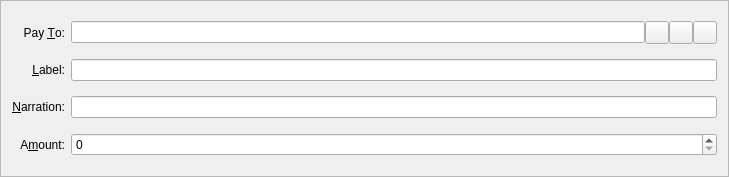
<?xml version="1.0" encoding="UTF-8"?>
<ui version="4.0">
 <class>SendCoinsEntry</class>
 <widget class="QFrame" name="SendCoinsEntry">
  <property name="geometry">
   <rect>
    <x>0</x>
    <y>0</y>
    <width>729</width>
    <height>177</height>
   </rect>
  </property>
  <property name="windowTitle">
   <string>Form</string>
  </property>
  <property name="styleSheet">
   <string notr="true"/>
  </property>
  <property name="frameShape">
   <enum>QFrame::StyledPanel</enum>
  </property>
  <property name="frameShadow">
   <enum>QFrame::Sunken</enum>
  </property>
  <layout class="QGridLayout" name="gridLayout">
   <item row="0" column="0">
    <widget class="QLabel" name="label_2">
     <property name="text">
      <string>Pay &amp;To:</string>
     </property>
     <property name="alignment">
      <set>Qt::AlignRight|Qt::AlignTrailing|Qt::AlignVCenter</set>
     </property>
     <property name="buddy">
      <cstring>payTo</cstring>
     </property>
    </widget>
   </item>
   <item row="0" column="1">
    <layout class="QHBoxLayout" name="payToLayout">
     <property name="spacing">
      <number>0</number>
     </property>
     <item>
      <widget class="QValidatedLineEdit" name="payTo">
       <property name="toolTip">
        <string>The address to send the payment to</string>
       </property>
       <property name="styleSheet">
        <string notr="true"/>
       </property>
       <property name="maxLength">
        <number>102</number>
       </property>
      </widget>
     </item>
     <item>
      <widget class="QToolButton" name="addressBookButton">
       <property name="toolTip">
        <string>Choose address from address book</string>
       </property>
       <property name="text">
        <string/>
       </property>
       <property name="icon">
        <iconset resource="../bitcoin.qrc">
         <normaloff>:/icons/address-book</normaloff>:/icons/address-book</iconset>
       </property>
       <property name="shortcut">
        <string>Alt+A</string>
       </property>
      </widget>
     </item>
     <item>
      <widget class="QToolButton" name="pasteButton">
       <property name="toolTip">
        <string>Paste address from clipboard</string>
       </property>
       <property name="text">
        <string/>
       </property>
       <property name="icon">
        <iconset resource="../bitcoin.qrc">
         <normaloff>:/icons/editpaste</normaloff>:/icons/editpaste</iconset>
       </property>
       <property name="shortcut">
        <string>Alt+P</string>
       </property>
      </widget>
     </item>
     <item>
      <widget class="QToolButton" name="deleteButton">
       <property name="toolTip">
        <string>Remove this recipient</string>
       </property>
       <property name="text">
        <string/>
       </property>
       <property name="icon">
        <iconset resource="../bitcoin.qrc">
         <normaloff>:/icons/remove</normaloff>:/icons/remove</iconset>
       </property>
      </widget>
     </item>
    </layout>
   </item>
   <item row="1" column="0">
    <widget class="QLabel" name="label_4">
     <property name="text">
      <string>&amp;Label:</string>
     </property>
     <property name="alignment">
      <set>Qt::AlignRight|Qt::AlignTrailing|Qt::AlignVCenter</set>
     </property>
     <property name="buddy">
      <cstring>addAsLabel</cstring>
     </property>
    </widget>
   </item>
   <item row="1" column="1">
    <layout class="QHBoxLayout" name="horizontalLayout_2">
     <property name="spacing">
      <number>0</number>
     </property>
     <item>
      <widget class="QValidatedLineEdit" name="addAsLabel">
       <property name="enabled">
        <bool>true</bool>
       </property>
       <property name="toolTip">
        <string>Enter a label for this address to add it to your address book</string>
       </property>
       <property name="styleSheet">
        <string notr="true"/>
       </property>
      </widget>
     </item>
    </layout>
   </item>
   <item row="2" column="0">
    <widget class="QLabel" name="label_5">
     <property name="text">
      <string>&amp;Narration:</string>
     </property>
     <property name="alignment">
      <set>Qt::AlignRight|Qt::AlignTrailing|Qt::AlignVCenter</set>
     </property>
     <property name="buddy">
      <cstring>addAsNarration</cstring>
     </property>
    </widget>
   </item>
   <item row="2" column="1">
    <layout class="QHBoxLayout" name="horizontalLayout_4">
     <property name="spacing">
      <number>0</number>
     </property>
     <item>
      <widget class="QValidatedLineEdit" name="addAsNarration">
       <property name="enabled">
        <bool>true</bool>
       </property>
       <property name="toolTip">
        <string>Enter a short note to send with payment (max 24 characters) - only available for payment to Stealth Address</string>
       </property>
       <property name="styleSheet">
        <string notr="true"/>
       </property>
      </widget>
     </item>
    </layout>
   </item>
   <item row="3" column="0">
    <widget class="QLabel" name="label">
     <property name="text">
      <string>A&amp;mount:</string>
     </property>
     <property name="alignment">
      <set>Qt::AlignRight|Qt::AlignTrailing|Qt::AlignVCenter</set>
     </property>
     <property name="buddy">
      <cstring>payAmount</cstring>
     </property>
    </widget>
   </item>
   <item row="3" column="1">
    <widget class="BitcoinAmountField" name="payAmount"/>
   </item>
  </layout>
 </widget>
 <customwidgets>
  <customwidget>
   <class>QValidatedLineEdit</class>
   <extends>QLineEdit</extends>
   <header>qvalidatedlineedit.h</header>
  </customwidget>
  <customwidget>
   <class>BitcoinAmountField</class>
   <extends>QSpinBox</extends>
   <header>bitcoinamountfield.h</header>
   <container>1</container>
  </customwidget>
 </customwidgets>
 <resources>
  <include location="../bitcoin.qrc"/>
 </resources>
 <connections/>
</ui>
